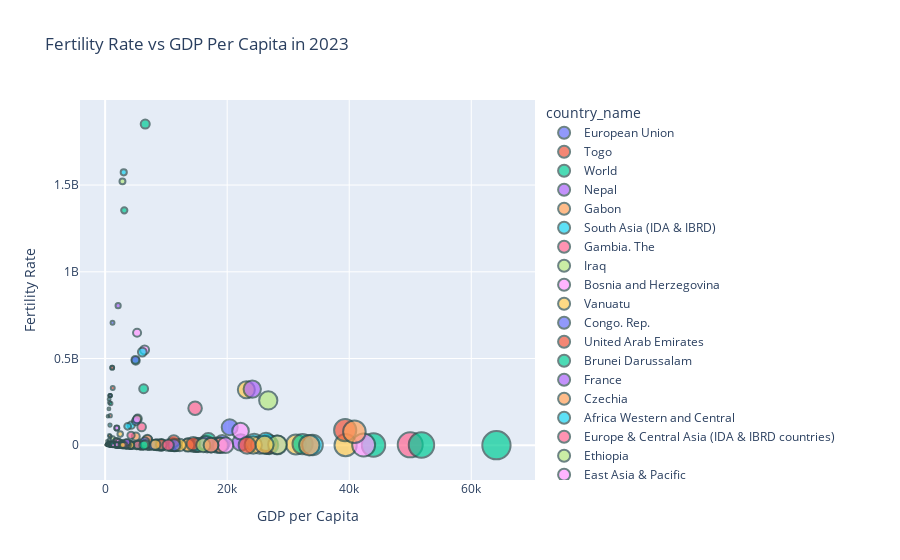

Source (notebook cell):
### Code cell
# Query to get data for 2023
query = """
SELECT country_name, country_code, AVG(fertility_rate) AS fertility_rate, AVG(gdp) AS gdp
FROM population_fertility_gdp
WHERE year = 2023
GROUP BY country_name, country_code;
"""
df = pd.read_sql(query, engine)

# Scatter plot for Fertility vs GDP with color by region (you can add this column in the data)
fig = px.scatter(df, x='gdp', y='fertility_rate', 
                 color='country_name',  # Add a 'region' column for coloring
                 size='gdp',            # Bubble size
                 hover_name='country_name',
                 labels={'gdp':'GDP per Capita', 'fertility_rate':'Fertility Rate'},
                 title="Fertility Rate vs GDP Per Capita in 2023")

fig.update_traces(marker=dict(line=dict(width=2, color='DarkSlateGrey')),
                  selector=dict(mode='markers'))

# Display the plot
fig.show()
